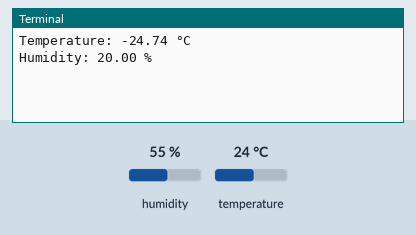
A program run on a simulated Raspberry Pi (BCM pin numbers). On the bench: the last lines printed to the terminal. The test bench sets the inputs (shaded band); at power-on: humidity 55 %, temperature 24 °C.

Above: at 1.7 s.
1.8 s: humidity set to 22 %
At 3.8 s:
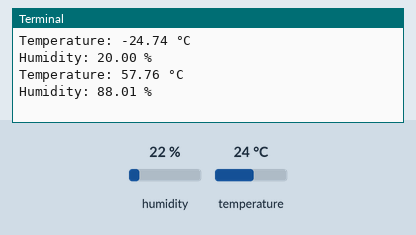
5.1 s: temperature set to 12 °C
At 7.0 s:
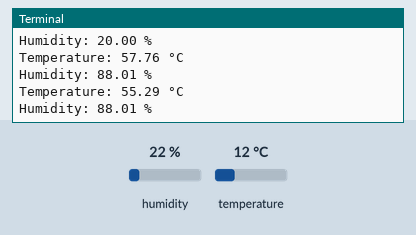
8.4 s: humidity set to 40 %
At 12.1 s:
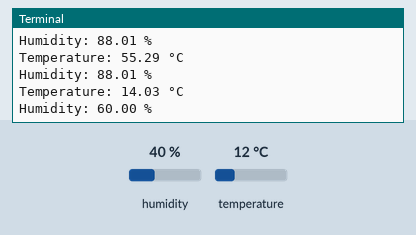
Timing chart, 0 to 13.6 s (numbered marks = the images above; inputs shaded):
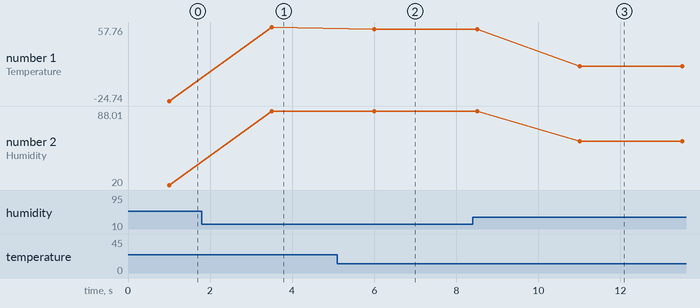

The program:

aht2415c.py
```python
import time
import smbus

# I2C address for AHT2415C
AHT_SENSOR_ADDR = 0x38

# Commands to initiate sensor readings
INIT_CMD = [0xBE, 0x08, 0x00]
READ_CMD = [0xAC, 0x33, 0x00]

# Initialize I2C bus
bus = smbus.SMBus(1)  # 1 for Raspberry Pi's I2C bus 1

def init_sensor():
    """Initialize the AHT2415C sensor"""
    bus.write_i2c_block_data(AHT_SENSOR_ADDR, INIT_CMD[0], INIT_CMD[1:])
    time.sleep(0.5)

def read_data():
    """Read temperature and humidity from AHT2415C"""
    bus.write_i2c_block_data(AHT_SENSOR_ADDR, READ_CMD[0], READ_CMD[1:])
    time.sleep(0.5)

    data = bus.read_i2c_block_data(AHT_SENSOR_ADDR, 0x00, 6)

    # Convert the data
    humidity = ((data[1] & 0x3F) << 8) + data[2]
    humidity = humidity * 100.0 / 16383.0

    temperature = ((data[3] & 0x3F) << 8) + data[4]
    temperature = (temperature * 165.0 / 16383.0) - 40.0

    return temperature, humidity

# Main loop
init_sensor()
while True:
    temperature, humidity = read_data()
    print(f"Temperature: {temperature:.2f} °C")
    print(f"Humidity: {humidity:.2f} %")
    time.sleep(2)
```

Measured:
- after the input at 1.8 s, the terminal: prints a new line after 1.7 s (image 1)
- after the input at 5.1 s, the terminal: prints a new line after 0.91 s (image 2)
- after the input at 8.4 s, the terminal: prints a new line after 2.6 s (image 3)
- plotted number 1: -24.74 → 57.76 after the input at 1.8 s, 57.76 → 55.29 after the input at 5.1 s, 55.29 → 14.03 after the input at 8.4 s
- plotted number 2: 20 → 88.01 after the input at 1.8 s, 88.01 → 60 after the input at 8.4 s
